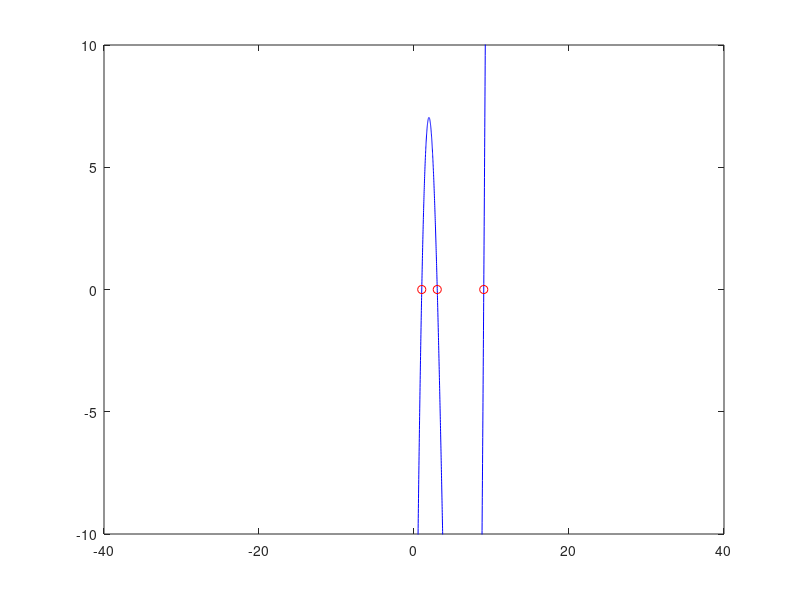

Reproduce this figure in MATLAB.
% Miejsca zerowe
x1 = 1; % podaj wartość
x2 = 3; % podaj wartość
x3 = 9; % podaj wartość

% Współczynniki wielomianu
a = 1;
b = - (x1 + x2 + x3);
c = x1*x2 + x1*x3 + x2*x3;
d = - x1*x2*x3;

% Wyświetl współczynniki
A=[a,b,c,d];
disp(A);
x=linspace(-40,40,10000);
y=polyval(A,x);
plot(x,y,'b-',[x1,x2,x3],0,'ro');
ylim([-10,10]);